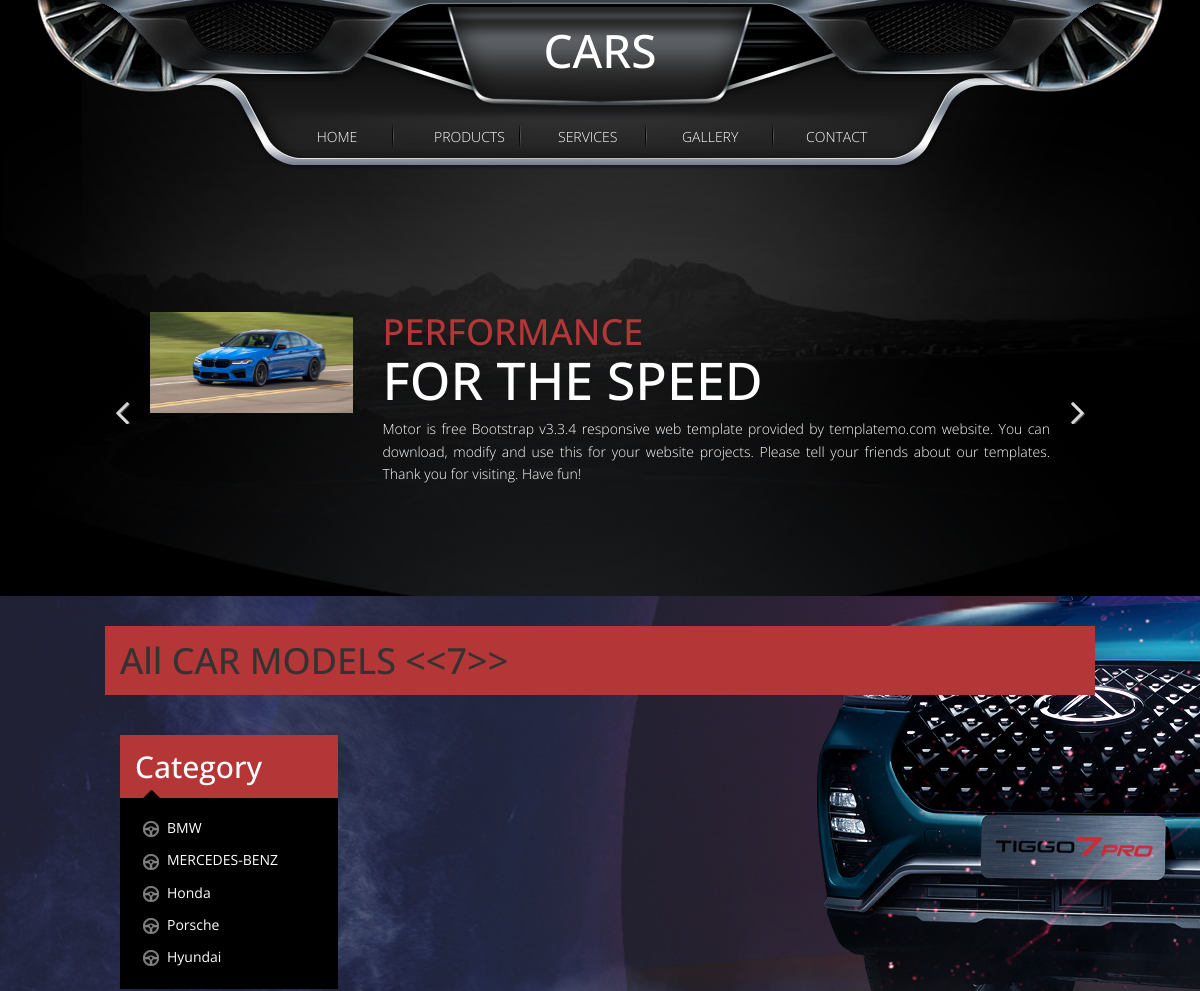
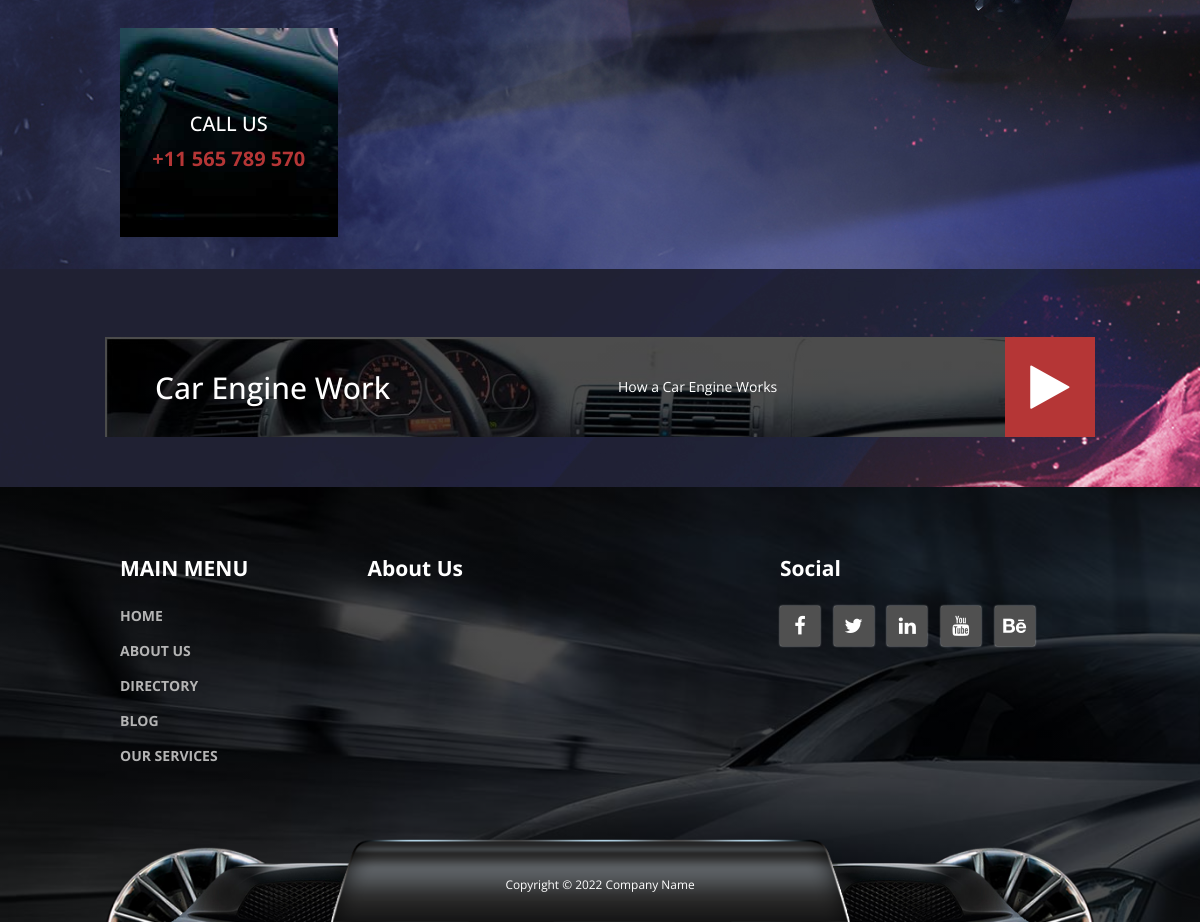
Screenshot of /products/ with the database file from the repository (2 pictures, top to bottom).
### main/models.py (models this page shows, shortened)
class HomeSlider(models.Model):
    name1 = models.CharField('Slider name1', max_length=30)
    name2 = models.CharField('Slider name2', max_length=30)
    about = models.TextField('Slider about')
    img = models.ImageField('Slider image', upload_to='media')
    class Meta:
        verbose_name = 'HomeSlider'
        verbose_name_plural = 'HomeSliders'

class Newcategory(models.Model):
    title = models.CharField('Category name', max_length=30)
    class Meta:
        verbose_name = 'Newcategory'
        verbose_name_plural = 'Newcategorys'

class Callus(models.Model):
    image = models.ImageField('Product image', upload_to = 'media')
    title = models.CharField('Product name', max_length=30)
    tell = models.CharField('Tell number', max_length=30)
    class Meta:
        verbose_name = 'Callus'
        verbose_name_plural = 'Callus'

class Banner(models.Model):
    banner_title = models.CharField('Banner title', max_length=30)
    description = models.TextField('Banner description')
    Banner_url = models.URLField('Banner video url', max_length = 200)
    class Meta:
        verbose_name = 'Banner'
        verbose_name_plural = 'Banners'

class Social(models.Model):
    facebook = models.URLField('Facebook url', max_length = 200)
    twitter = models.URLField('Twitter url', max_length = 200)
    linkedin = models.URLField('Linkedin url', max_length = 200)
    youtube = models.URLField('Youtube url', max_length = 200)
    be = models.URLField('Be url', max_length = 200)
    class Meta:
        verbose_name = 'Social'
        verbose_name_plural = 'Socials'

### main/views.py (the view)
# urls.py: path('products/', views.ProductsListView.as_view(), name='products'),
class ProductsListView(ListView):
    template_name = 'products.html'
    def get(self, request):
        banner = Banner.objects.all()
        callus = Callus.objects.all()
        slider = HomeSlider.objects.all()
        category = Newcategory.objects.all()
        social = Social.objects.all()
        prodcount = Newcategory.objects.all().count()
        carcount = Car.objects.all().count()
        return render(request, self.template_name, {"carcount":carcount, "prodcount":prodcount, "social":social,'category':category, 'slider':slider, "banner":banner, "callus":callus })

### main/templates/products.html (shortened to what this page needs)
{% extends 'base.html' %}
{% block content %}
  <body background="/media/images.jpg">
    <section class="container margin-bottom-50">
      <div class="tm-overflow-hidden row">
        <h1 class="tm-gallery-nav-title">All CAR MODELS <<{{carcount}}>></h1>
        <br>
        <br>
        <aside class="tm-gallery-aside col-lg-3 col-md-3 col-sm-4 col-xs-12">
          <nav class="tm-gallery-nav">
            <h2 class="tm-gallery-nav-title">Category <i class="fa fa-caret-up"></i></h2>
            <ul>
              {% for i in category %}
              <li class="passive">
                <a href="{% url 'car_categ' i.id %}">
                  <img src="gallery-list-icon.png" class="tm-gallery-list-img" alt="Image">{{i.title}}
                  <i class="fa fa-caret-right tm-gallery-list-fa"></i>
                </a>
              </li>
              {% endfor %}
            </ul>
          </nav>
          {% for i in callus %}
          <div class="tm-call-us">
            <h3 class="text-uppercase tm-call-us-title">{{i.title}}</h3>
            <a href="tel:" class="tm-call-us-link">{{i.tell}}</a>
          </div>
          {% endfor %}
        </aside>
    </section>
  </body>
{% endblock %}

### main/templates/base.html (shortened to what this page needs)
{% load static %}
<!DOCTYPE html>
<html lang="en">
<head>
  <link href="{% static 'css/bootstrap.min.css' %}" rel="stylesheet">
  <link href="{% static 'css/font-awesome.min.css' %}" rel="stylesheet">
  <link href="{% static 'css/templatemo-style.css' %}" rel="stylesheet">
      </head>
      <body class="about-page">
        <section class="templatemo-top-section">
          <div class="templatemo-header">
            <img class="templatemo-header-img" src="{% static 'img/header.png' %}" alt="Header">
            <h1 class="templatemo-site-name">CARS</h1>
            <div class="templatemo-nav-container">
              <nav class="templatemo-nav">
                <ul>
                 <li><a href="{% url 'home' %}">Home</a></li>
                 <li><a href="{% url 'products' %}">Products</a></li>
                 <li><a href="{% url 'services' %}">Services</a></li>
                 <li><a href="{% url 'gallery' %}">Gallery</a></li>
                 <li><a href="{% url 'contact' %}">Contact</a></li>
               </ul>
             </nav>
           </div>
         </div>
            {% include '_homeslider.html' %}
      </section>
{% block content %}{% endblock %}
 <section class="container margin-bottom-50">
 {% for i in banner %}
 <form method = 'POST'>
      <div class="row">
        <div class="tm-banner">
            <h2 class="tm-banner-title">{{ i.banner_title }}</h2>
            <p class="tm-banner-description">{{ i.description}}</p>
            <a href="{{ i.Banner_url}}" target="_blank" class="tm-banner-link"><i class="fa fa-play"></i></a>
        </div>
  </form>
  {% endfor %}
  </section>
    <footer class="tm-footer">
        <div class="container">
          <div class="row margin-bottom-60">
            <nav class="col-lg-3 col-md-3 tm-footer-nav tm-footer-div">
              <h3 class="tm-footer-div-title">Main Menu</h3>
              <ul>
                <li><a href="{% url 'home' %}">Home</a></li>
                <li><a href="{% url 'about' %}">About Us</a></li>
                <li><a href="{% url 'gallery' %}">Directory</a></li>
                <li><a href="#">Blog</a></li>
                <li><a href="{% url 'services' %}">Our Services</a></li>
              </ul>
            </nav>
            <div class="col-lg-5 col-md-5 tm-footer-div">
              <h3 class="tm-footer-div-title">About Us</h3>
            </div>
            <div class="col-lg-4 col-md-4 tm-footer-div">
              <h3 class="tm-footer-div-title">Social</h3>
              <div class="tm-social-icons-container">
              {% for i in social %}
              <form method = 'POST'>
                <a href="{{ i.facebook }}" target = "_blank" class="tm-social-icon"><i class="fa fa-facebook"></i></a>
                <a href="{{ i.twitter }}" target = "_blank" class="tm-social-icon"><i class="fa fa-twitter"></i></a>
                <a href="{{ i.linkedin }}" target = "_blank" class="tm-social-icon"><i class="fa fa-linkedin"></i></a>
                <a href="{{ i.youtube }}" target = "_blank" class="tm-social-icon"><i class="fa fa-youtube"></i></a>
                <a href="{{ i.be }}" target = "_blank" class="tm-social-icon"><i class="fa fa-behance"></i></a>
              </form>
              {% endfor %}
              </div>
            </div>
          </div>
          <div class="row tm-copyright">
            <p class="col-lg-12 small copyright-text text-center">Copyright &copy; 2022 Company Name</p>
          </div>
        </div>
      </footer>
    </body>
    </html>

### main/templates/_homeslider.html
<div class="templatemo-welcome welcome-slider">
    <div class="container">
      <div class="row">
        <div class="flexslider">
          <ul class="slides">
            {% for i in slider %}
            <li>
              <div class="about-slider">
                <div class="col-lg-3 col-md-3 col-sm-4 col-xs-12">
                  <img src="{{ i.img.url }}" class="img-responsive" alt="Image">
                </div>
                <div class="col-lg-9 col-md-9 col-sm-8 col-xs-12 about-slider-description">
                  <h2 class="text-uppercase welcome-title">
                        <span class="welcome-title-1">{{ i.name1 }}</span>
                        <span class="welcome-title-2">{{ i.name2 }}</span>
                  </h2>
                  <p class="welcome-message">{{ i.about }}</p>
                </div>
              </div>
              {% endfor %}
            </li>
          </ul>
        </div>
      </div>
    </div>
  </div>

### rows the page displays
HomeSlider: img (picture), name1 "PERFORMANCE", name2 "FOR THE SPEED", about "Motor is free Bootstrap v3.3.4 responsive web template provided by templatemo.com website. You can download, modify and use this for your website projects. Please tell your friends about our templates. Thank you for visiting. Have fun!"
Newcategory: title "BMW"
Newcategory: title "MERCEDES-BENZ"
Newcategory: title "Honda"
Newcategory: title "Porsche"
Newcategory: title "Hyundai"
Callus: title "CALL US", tell "+11 565 789 570"
Banner: banner_title "Car Engine Work", description "How a Car Engine Works"

### other values shown
{{ carcount }} "7"
